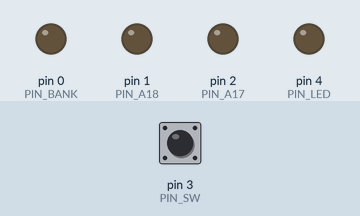
Simulated run of this sketch. Board: Arduino Uno, built with avr-gcc and run on an emulated ATmega328P. On the bench: output pins drawn as LEDs (lit = HIGH). Dashed ring = blinking. Inputs (shaded band) come from the test bench; at power-on: pin 3 (PIN_SW) HIGH. EEPROM starts erased.

Above: at 1.7 s.
1.8 s: pin 3 (PIN_SW) pulled LOW for 0.15 s
At 4.1 s:
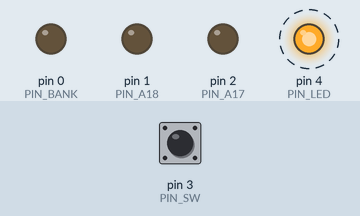
4.9 s: pin 3 (PIN_SW) pulled LOW for 1 s
At 5.3 s:
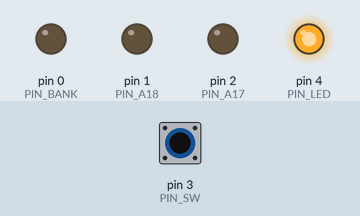
8.9 s: pin 3 (PIN_SW) pulled LOW for 3.2 s
At 13.1 s:
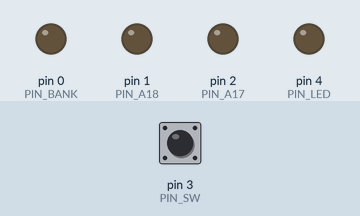
15.1 s: pin 3 (PIN_SW) pulsed LOW 2 times (0.12 s each, 0.3 s apart)
At 19.1 s:
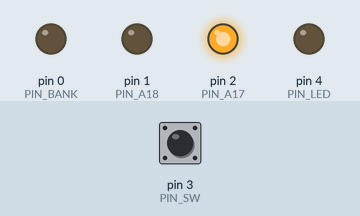
Timing chart, 0 to 19.7 s (numbered marks = the images above; inputs shaded):
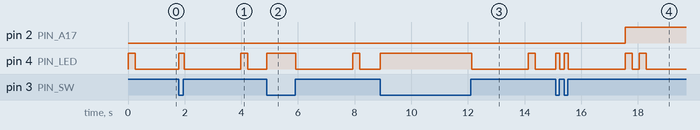

Measured:
- after the input at 1.8 s, pin 4 (PIN_LED): alternates HIGH for 0.21 s and LOW for 2.0 s, starting at once
- after the input at 4.9 s, pin 4 (PIN_LED): LOW → HIGH at once, → LOW 1.0 s later, → HIGH 2.0 s later, → LOW 0.25 s later
- after the input at 8.9 s, pin 4 (PIN_LED): LOW → HIGH at once, → LOW 3.2 s later, → HIGH 2.0 s later, → LOW 0.25 s later
- after the input at 15.1 s, pin 2 (PIN_A17): LOW → HIGH after 2.4 s; pin 4 (PIN_LED): LOW → HIGH at once, → LOW 0.15 s later, → HIGH 0.15 s later, → LOW 0.15 s later, … (8 changes in this stretch)

The sketch:

MelodixModMcu.ino
```cpp
#define FLASH_MBITS 2 //1, 2, or 4
#define HAS_DUAL_FLASH //comment out for single flash ic

#define PIN_BANK 0
#define PIN_A18 1
#define PIN_A17 2
#define PIN_SW 3 //active low
#define PIN_LED 4

#define STATE_IDLE 0
#define STATE_WAITKEYUP 1
#define STATE_WAITKEYTM 2

#include <EEPROM.h>

uint8_t current_state = 0;
uint8_t current_bank = 0;
uint8_t new_bank = 0;
uint32_t state_time = 0;
#ifdef HAS_DUAL_FLASH
uint8_t max_bank = (FLASH_MBITS*2);
#else
uint8_t max_bank = FLASH_MBITS;
#endif

void set_state(uint8_t state) {
  current_state = state;
  state_time = millis();
}

void set_bank(uint8_t bank) {
  digitalWrite(PIN_A17, bank&(1<<0));
  digitalWrite(PIN_A18, bank&(1<<1));
  #ifdef HAS_DUAL_FLASH
  digitalWrite(PIN_BANK, bank&FLASH_MBITS);
  #endif
  current_bank = bank;
  new_bank = bank;
}

bool is_eeprom_inited() {
  if (EEPROM.read(0) != 0x13) return false;
  if (EEPROM.read(1) != 0x37) return false;
  if (EEPROM.read(2) != 0xba) return false;
  if (EEPROM.read(3) != 0xbe) return false;
  if (EEPROM.read(4) >= max_bank) return false;
  return true;
}

void save_bank() {
  EEPROM.write(4, current_bank);
}

void load_set_bank() {
  set_bank(EEPROM.read(4));
}

void init_eeprom() {
  EEPROM.write(0, 0x13);
  EEPROM.write(1, 0x37);
  EEPROM.write(2, 0xba);
  EEPROM.write(3, 0xbe);
  save_bank();
}

void set_led(bool on) {
  digitalWrite(PIN_LED, on);
}

void blink_x(uint8_t times) {
  while (times --> 0) {
    set_led(true);
    delay(250);
    set_led(false);
    delay(250);
  }
}

void setup_io() {
  pinMode(PIN_A17, OUTPUT);
  pinMode(PIN_A18, OUTPUT);
  pinMode(PIN_BANK, OUTPUT);
  pinMode(PIN_SW, INPUT_PULLUP);
  pinMode(PIN_LED, OUTPUT);

  digitalWrite(PIN_A17, LOW);
  digitalWrite(PIN_A18, LOW);
  digitalWrite(PIN_BANK, LOW);
  digitalWrite(PIN_LED, LOW);
}

void setup() {
  setup_io();
  if (!is_eeprom_inited()) {
    set_bank(0);
    init_eeprom();
  } else {
    load_set_bank();
  }
  blink_x(current_bank+1);
}

bool is_key_pressed() {
  return (digitalRead(PIN_SW) == LOW);
}

void handle_keypress() {
  if (is_key_pressed()) {
    set_led(true);
    if (current_state != STATE_WAITKEYTM) {
      new_bank = 0;
    } else if (new_bank == max_bank) {
      new_bank = 0;
    } else {
      new_bank++;
    }
    set_state(STATE_WAITKEYUP);
  }
}

void loop() {
  switch (current_state) {
    case STATE_WAITKEYUP:
      if (is_key_pressed()) {
        set_state(STATE_WAITKEYUP); //update timestamp
      } else {
        if (millis() - state_time >= 30) { //debounce
          set_led(false);
          set_state(STATE_WAITKEYTM);
        }
      }
      break;

    case STATE_WAITKEYTM:
      if (millis() - state_time >= 2000) {
        set_state(STATE_IDLE);
        set_bank(new_bank);
        save_bank();
        blink_x(current_bank+1);
      }
    case STATE_IDLE:
    default:
      handle_keypress();
      break;
  }
}
```
